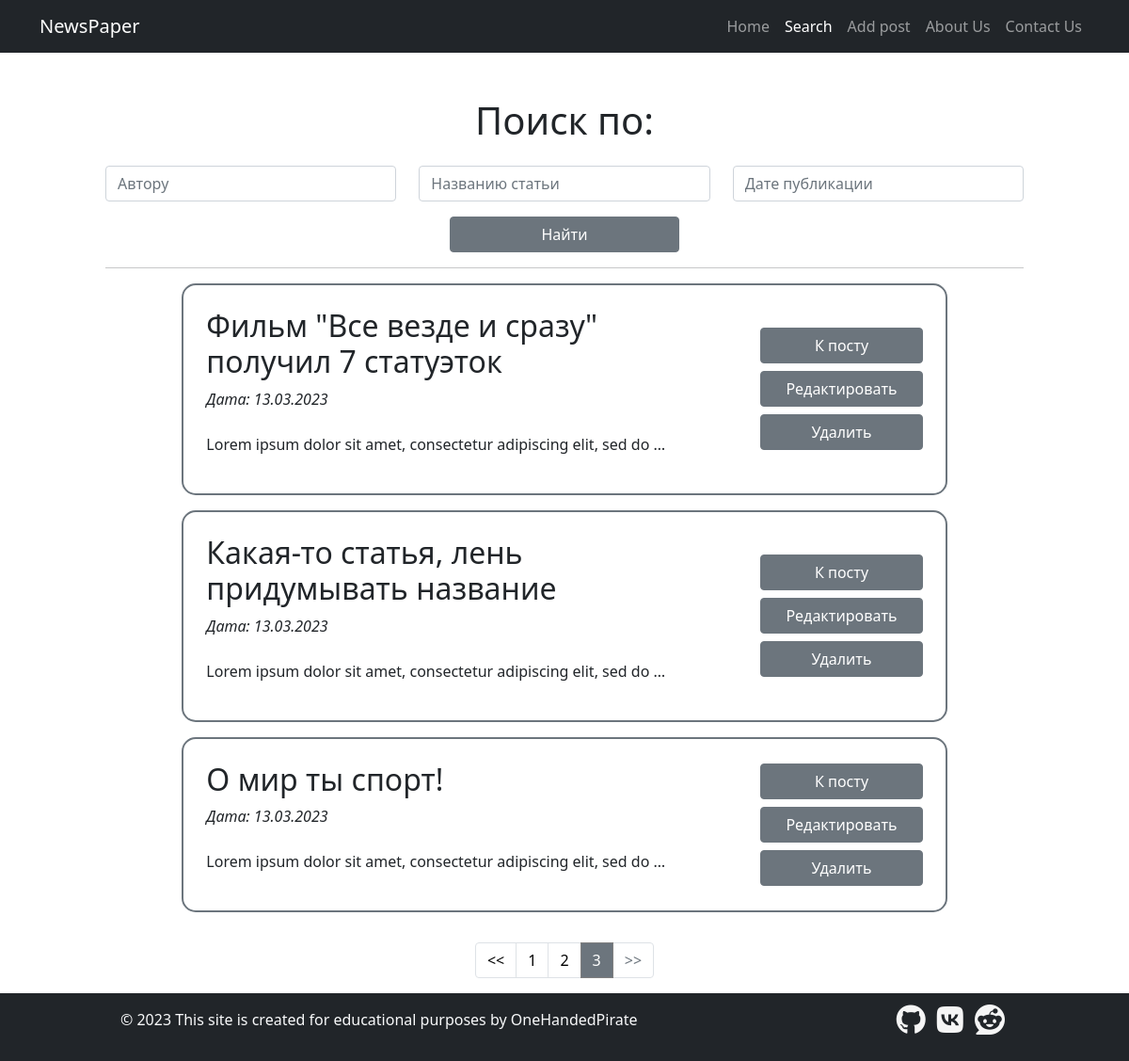
The page /news/search/?page=3 on the database its author committed.
### news/models.py (models this page shows, shortened)
class Attitude:
    '''Миксин-класс для моделей с полем rating'''

class Post(models.Model, Attitude):
    author = models.ForeignKey(Author, on_delete=models.CASCADE)
    type = models.CharField(max_length=1,
                            choices=[('N', 'Новость'), ('A', 'Статья')],
                            default='A')
    publish_time = models.DateTimeField(auto_now_add=True)
    category = models.ManyToManyField(Category, through='PostCategory')
    title = models.CharField(max_length=150)
    text = models.TextField()
    rating = models.IntegerField(default=0)

### news/views.py (the view)
# urls.py: path('search/', SearchPost.as_view(), name='search'),
class SearchPost(ListView):
    model = Post
    template_name = 'news/search.html'
    context_object_name = 'search'
    paginate_by = 4
    def get_context_data(self, *, object_list=None, **kwargs):
        context = super().get_context_data(**kwargs)
        context['menu'] = menu
        context['filter'] = PostFilter(self.request.GET, queryset=self.get_queryset())
        context['filter_params'] = get_filter_params(self.request)
        return context
    def get_queryset(self):
        queryset = super().get_queryset()
        return PostFilter(self.request.GET, queryset=queryset).qs

### news/templatetags/news/custom_filters.py (called while the page is built)
@register.filter(name='censor')
def censor(value):
    banned_words = ['пьер', 'японии', 'париж', 'текст', 'олимпийск']
    original_text = value.split()
    bad_words = []
    for indx, word in enumerate(value.lower().split()):
        for bad_word in banned_words:
            if bad_word in word:
                bad_words.append(indx)
    for bad_word in bad_words:
        original_text[bad_word] = '*нехорошее слово*'
    return ' '.join(original_text)

### news/utils.py (called while the page is built)
def get_filter_params(request):
    temp = {p: v for p, v in request.GET.copy().items() if p != 'page'}
    if any([not not v for v in temp.values()]):
        return ''.join([f'&{p}={v}' for p, v in temp.items() if v])
    else:
        return None

### news/templates/news/search.html (shortened to what this page needs)
{% extends 'news/default.html' %}
{% load news.custom_filters %}
{% block content %}
    <h1>Поиск по:</h1>
    <form method="get" class="mt-4">
        <div class='row'>
        {% for f in filter.form %}
            <div class="col-4">{{ f }}</div>
        {% endfor %}
        </div>
        <div class="d-grid gap-2 col-3 mx-auto">
            <button type="submit" class="btn btn-secondary mt-3">Найти</button>
        </div>
        <hr>
    </form>
    {% for post in search %}
        {% include 'news/post_in_list.html' %}
    {% endfor %}
{% endblock %}

### news/templates/news/post_in_list.html (shortened to what this page needs)
{% load news.custom_filters %}
<div class="container-fluid col-sm-12 col-lg-10 rounded-5 border border-2 border-secondary p-4 mt-3 mb-3" style="border-radius: 15px">
    <div class="row justify-content-between">
        <div class="text-start col-8">
            <h2>{{ post.title | censor}}</h2>
            <p class="fst-italic">Дата: {{ post.publish_time|date:'d.m.Y'}}</p>
            <p class="mt-4">{{ post.text | truncatewords:10 | censor}}</p>
        </div>
            <div class="text-end col-3 d-flex flex-column align-items-end justify-content-center">
                <div class="w-100">
                    <a class="btn btn-secondary btn-block w-100" href="{% url 'post' post.pk %}">К посту</a>
                </div>
                <div class="w-100">
                    <a class="btn btn-secondary btn-block w-100 mb-2 mt-2" href="{% url 'post_update' post.pk %}">Редактировать</a>
                </div>
                <div class="w-100">
                    <button type="button" class="btn btn-secondary btn-block w-100" data-bs-toggle="modal" data-bs-target="#deleteModal{{ post.pk }}">Удалить</button>
                </div>
            </div>
    </div>
</div>

### rows shown on the page
Post: title|censor "Фильм \"Все везде и сразу\" получил 7 статуэток", publish_time "13.03.2023", text|censor "Lorem ipsum dolor sit amet, consectetur adipiscing elit, sed do …"
Post: title|censor "Какая-то статья, лень придумывать название", publish_time "13.03.2023", text|censor "Lorem ipsum dolor sit amet, consectetur adipiscing elit, sed do …"
Post: title|censor "О мир ты спорт!", publish_time "13.03.2023", text|censor "Lorem ipsum dolor sit amet, consectetur adipiscing elit, sed do …"

### other values the page prints
{{ item.title }} "Home" "Add post"
{{ item.title }} "Search"
{{ item.title }} "About Us" "Contact Us"
{{ num }} "1" "2"
{{ num }} "3"
